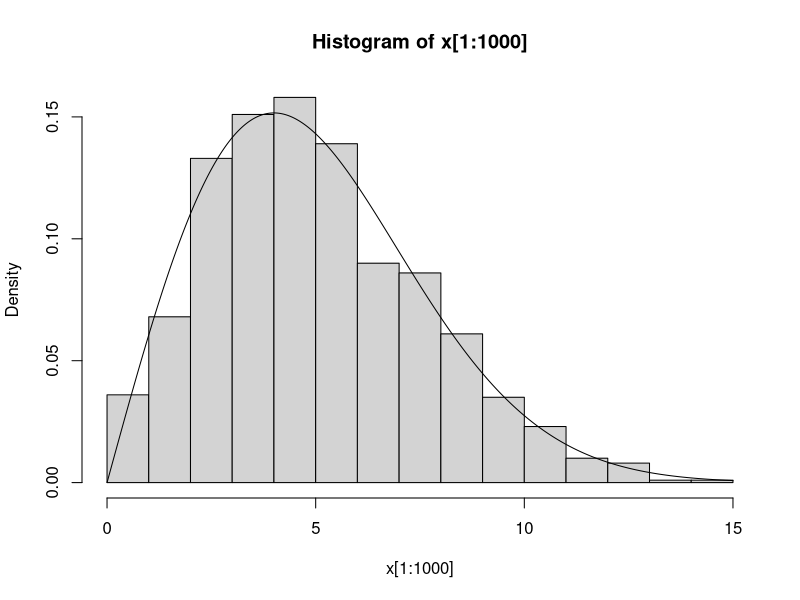
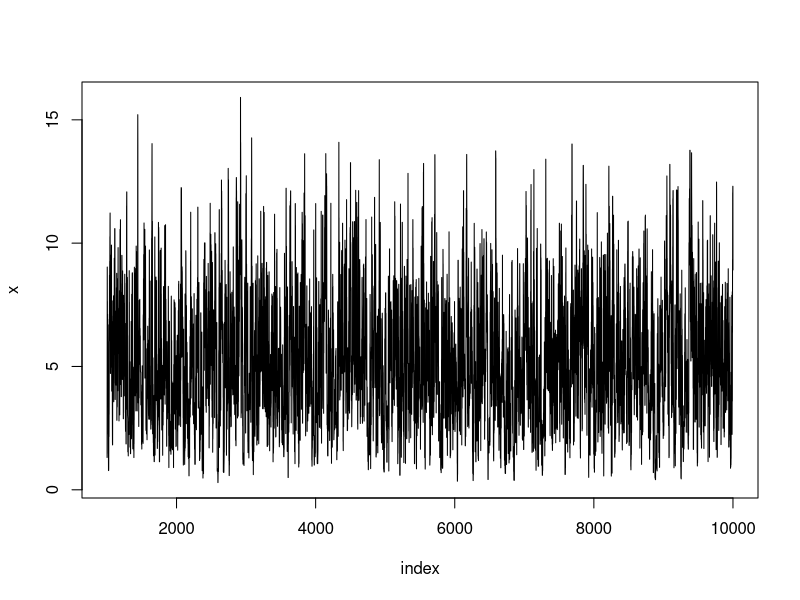
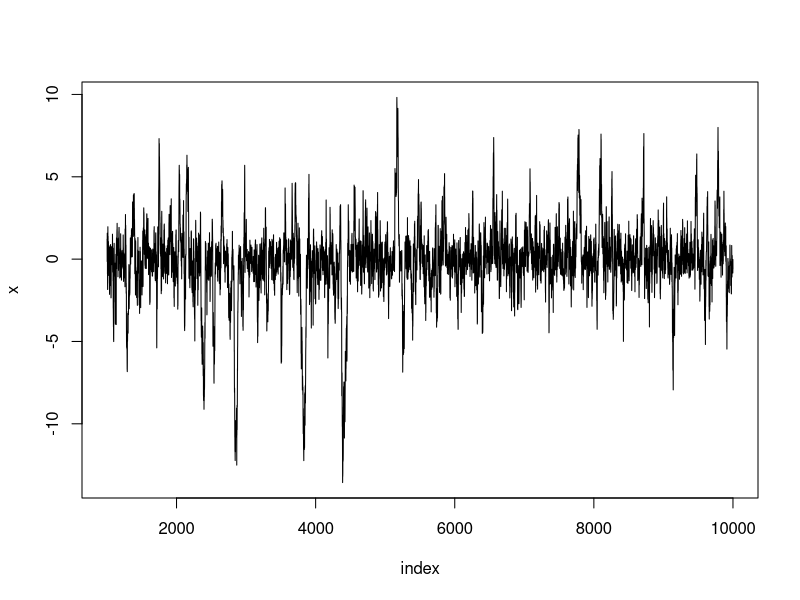
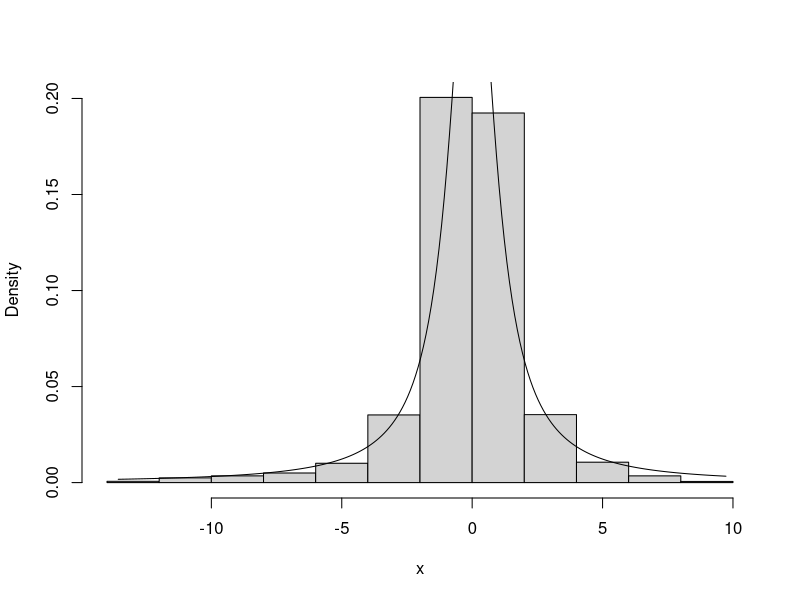
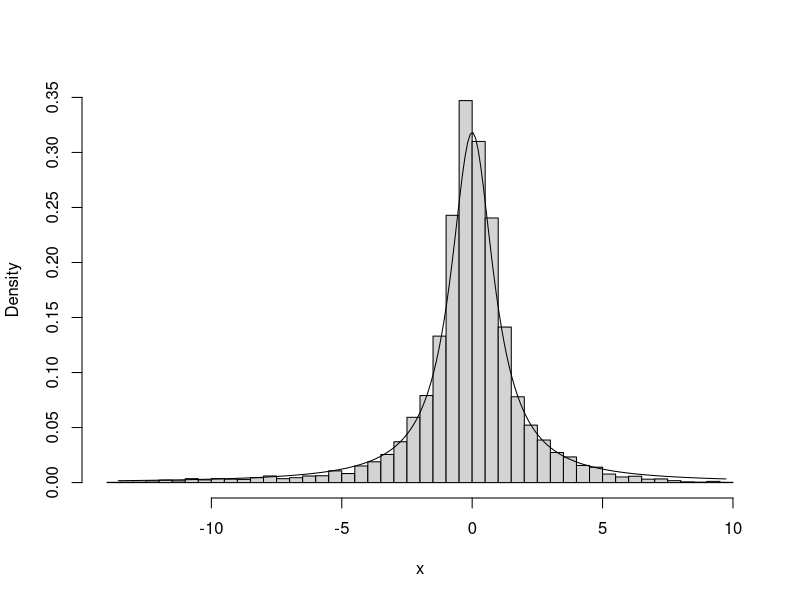
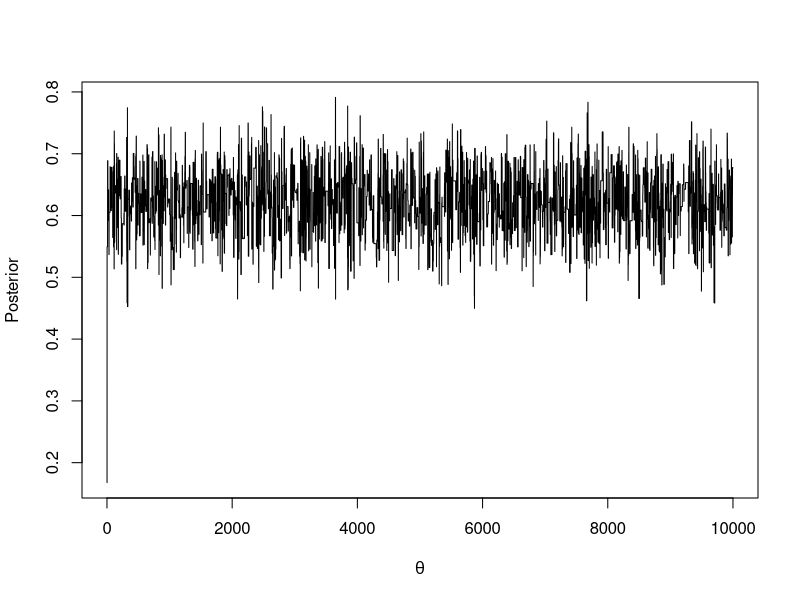
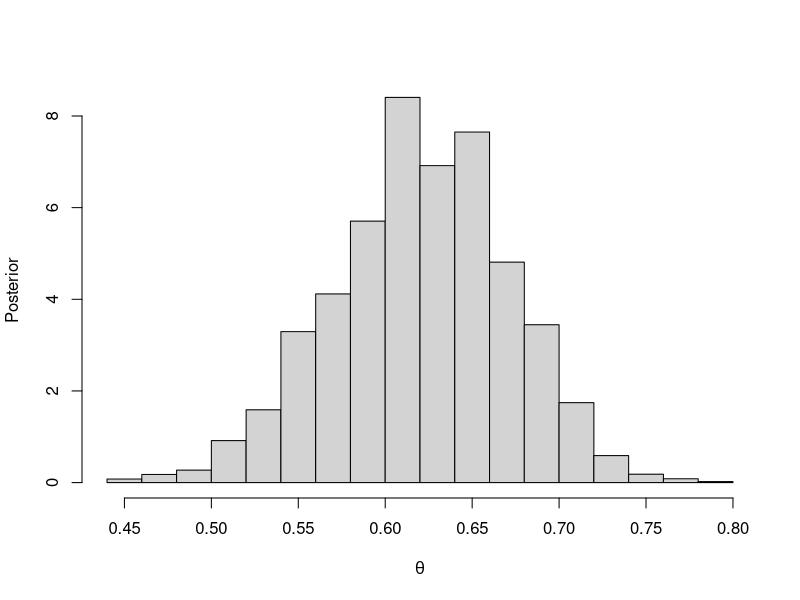
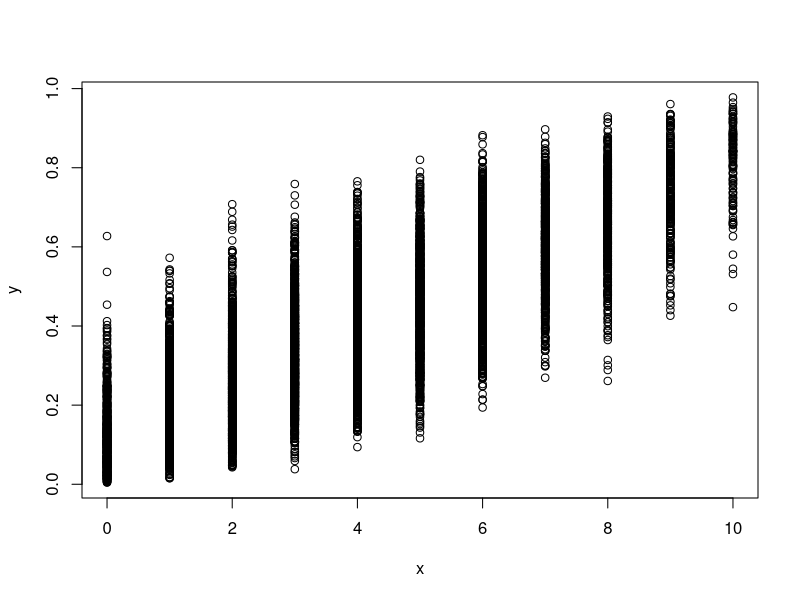

Generate these figures, in order, with R:
## ---- chunk 1
f = function(x, sigma=4) {
  if (any(x < 0)) return (0)
  stopifnot(sigma > 0)
  return((x / sigma^2) * exp(-x^2 / (2*sigma^2))) 
}

m = 10000
sigma = 4
x = numeric(m)
x[1] = rgamma(1, 1, 1)
k = 0
u = runif(m)

for (i in 2:m) {
  xt = x[i-1]
  y = rgamma(1, shape = xt, rate = 1)
  num = f(y, sigma) * dgamma(xt, shape = y, rate = 1)
  den = f(xt, sigma) * dgamma(y, shape = xt, rate = 1)
  if (u[i] <= num/den)
    x[i] = y 
  else {
    x[i] = xt
    k = k+1
  } 
}

#rejection rate 
print(k/m)

#histogram
hist(x[1:1000], freq=F)
xx = seq(0,15,0.01)
lines(xx, f(xx,sigma))

#plot
b0 = 1000 #burn-in
index = (b0+1):m
y1 = x[index]
plot( y1~index, type="l", main="", ylab="x" )
## ---- chunk 2
f2 = function(x, eta=0, theta=1) {
  stopifnot( theta > 0 )
  return( 1 / (pi*theta * (1 + ((x-eta)/theta)^2)) )
}
m = 10000
sigma = 1
x = numeric(m)
x[1] = rnorm(1,0,sigma)
k = 0
u = runif(m)
for (i in 2:m) {
  xt = x[i-1]
  y = rnorm(1, mean = xt, sd = sigma)
  num = f2(y) * dnorm(xt, mean = y, sd = sigma)
  den = f2(xt) * dnorm(y, mean = xt, sd = sigma)
  if (u[i] <= num/den) x[i] <- y 
  else {
    x[i] = xt
    k = k+1
  }
}
#rejection rate 
print(k/m)

b0 = 1000 #burn-in
index = (b0+1):m
y1 = x[index]

plot( y1~index,  type="l", main="", ylab="x" )
hist( y1, prob=T, main='', xlab='x')
xx = seq( min(y1), max(y1), 0.1 )
lines( xx, f2(xx))
#neater plot
hist( y1, prob=T, main='', xlab='x', ylim=c(0,.35), breaks=50 )
xx = seq( min(y1), max(y1), 0.1 )
lines( xx, f2(xx), ylim=c(0,.35) )
## ---- chunk 3
f3 = function(the, x) {
  if(the<0 || the>1) {
    return(0)
  }
  return((the+2)^x[1]*(1-the)^(x[2]+x[3])*the^x[4])
}

xs = c(125,18,20,34)
m = 10000
k = 0
x = numeric(m)
x[1] = runif(1)
u = runif(m)

for(t in 2:m) {
  xt = x[t-1]
  alpha = xt/(-xt+1)
  y = rbeta(1,alpha,1)
  numerator = f3(y,xs)*dbeta(xt,y/(1-y),1)
  denominator = f3(xt,xs)*dbeta(y,alpha,1)
  
  if(numerator/denominator >= u[t]) {
    x[t] = y
  } else {
    x[t] = x[t-1]
    k = k+1
  }
}
plot(x, type='l',ylim = range(x),xlab=bquote(theta),ylab="Posterior")
bo1 = 1000
start = bo1 + 1
hist(x[start:m],prob=T,xlab = bquote(theta),ylab = 'Posterior',main = "")
theta_hat = mean(x[start:m])
theta_hat
p_hat = c(theta_hat/4 + 0.5, (1-theta_hat)/4, (1-theta_hat)/4, theta_hat/4)
p_hat
## ---- chunk 4
f4 = function(m, a, b, n){
  X = matrix(0, nrow=m, ncol=2)
  y = (0.5*n + a)/(n + a + b)
  x = floor( n*y )
  X[1,] = c( x,y )
  for (t in 2:m) {
    y = X[t-1, 2]
    X[t, 1] = rbinom( 1, size=n, y)   
    x = X[t, 1]
    X[t, 2] = rbeta( 1, x+a, n-x+b )  
  }                      
  return( X )
}         
m = 10000 #size of chain 
b0 = 1000 #burn-in 
a=2
b=3
n = 10
XYGibbs = f4(m, a, b, n)
aftburn = b0+1
plot( XYGibbs[aftburn:m,], xlab='x', ylab='y' )
hist( XYGibbs[aftburn:m,2], prob=T, main='', xlab='y' )
xGibbs = XYGibbs[aftburn:m,1]
fx_hat = table( xGibbs )/length( xGibbs )
round( fx_hat,3 )
## ---- chunk 5
#declare all functions

Gelman.Rubin = function(psi) {
  psi = as.matrix(psi)
  n = ncol(psi)
  k = nrow(psi)
  psi.means = rowMeans(psi)
  B = n * var(psi.means)
  psi.w = apply(psi, 1, "var")
  W = mean(psi.w)
  v.hat = W*(n-1)/n + (B/n) 
  r.hat = v.hat / W 
  return(r.hat)
}

rayleigh.chain = function(sigma, M, X1) {
  X = rep(0, M)
  X[1] = X1
  for (i in 2:M) {
    xt = X[i-1]
    y = rchisq(1, df = xt)
    p = (dchisq(xt, y) * f(y)) / (dchisq(y, xt) * f(xt))
    if (runif(1) <= p) {X[i] = y} else {X[i] = xt}
    }
  return(X)
}

## ---- chunk 6
m = 10000
burn = 1001
index = burn:m
k = 4
X = matrix(0, nrow=k, ncol=m)
sigma = 4
x0 = c(1, 5, 10, 20)
# SAMPLING
for (i in 1:k) X[i,] = rayleigh.chain(sigma, m, x0[i])

# RESULTS
psi = t(apply(X, 1, cumsum))
for (i in 1:nrow(psi)) psi[i,] = psi[i,]/(1:ncol(psi))
print(Gelman.Rubin(psi))
## ---- chunk 7
par(mfrow=c(2,2))
for (i in 1:k) plot(psi[i, index], type='l', xlab=i, ylab=bquote(psi))

par(mfrow=c(1,1))
rhat = rep(0, m)
for (j in index) rhat[j] = Gelman.Rubin(psi[,1:j])
plot(index, rhat[index], type='l', xlab="", ylab="R", ylim=c(1, max(rhat)))
abline(h=1.2, lty=2)
## ---- chunk 8
#install.packages("coda")
library(coda)
X1 = as.mcmc(X[1,])
X2 = as.mcmc(X[2,])
X3 = as.mcmc(X[3,])
X4 = as.mcmc(X[4,])
Xlst = mcmc.list(X1, X2, X3, X4)
gelman.plot(Xlst, col = c(1,2), lwd = c(2, 2))
